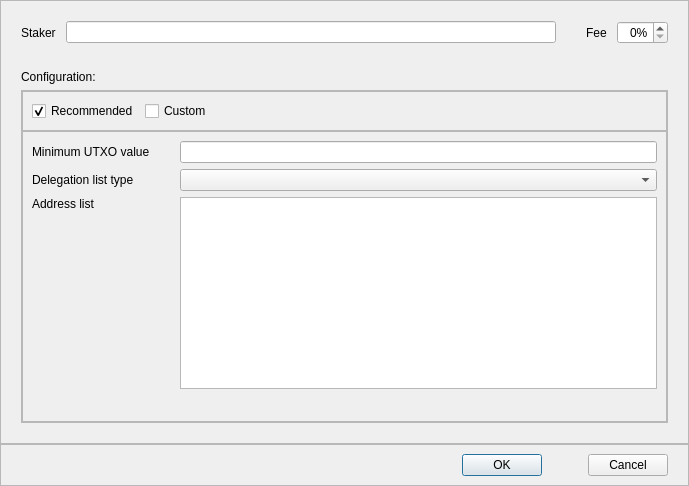
<?xml version="1.0" encoding="UTF-8"?>
<ui version="4.0">
 <class>SuperStakerConfigDialog</class>
 <widget class="QDialog" name="SuperStakerConfigDialog">
  <property name="geometry">
   <rect>
    <x>0</x>
    <y>0</y>
    <width>689</width>
    <height>486</height>
   </rect>
  </property>
  <property name="windowTitle">
   <string>Super staker options</string>
  </property>
  <layout class="QVBoxLayout" name="verticalLayout_3">
   <property name="spacing">
    <number>0</number>
   </property>
   <property name="leftMargin">
    <number>0</number>
   </property>
   <property name="topMargin">
    <number>0</number>
   </property>
   <property name="rightMargin">
    <number>0</number>
   </property>
   <property name="bottomMargin">
    <number>0</number>
   </property>
   <item>
    <widget class="QFrame" name="frameSuperStakeConfig">
     <property name="frameShape">
      <enum>QFrame::StyledPanel</enum>
     </property>
     <property name="frameShadow">
      <enum>QFrame::Raised</enum>
     </property>
     <layout class="QVBoxLayout" name="verticalLayout_2">
      <property name="leftMargin">
       <number>20</number>
      </property>
      <property name="topMargin">
       <number>20</number>
      </property>
      <property name="rightMargin">
       <number>20</number>
      </property>
      <property name="bottomMargin">
       <number>20</number>
      </property>
      <item>
       <layout class="QHBoxLayout" name="horizontalLayout_2">
        <property name="spacing">
         <number>10</number>
        </property>
        <item>
         <widget class="QLabel" name="labelStaker">
          <property name="text">
           <string>Staker</string>
          </property>
         </widget>
        </item>
        <item>
         <widget class="QLineEdit" name="txtStaker">
          <property name="readOnly">
           <bool>true</bool>
          </property>
         </widget>
        </item>
        <item>
         <spacer name="horizontalSpacer_4">
          <property name="orientation">
           <enum>Qt::Horizontal</enum>
          </property>
          <property name="sizeType">
           <enum>QSizePolicy::Fixed</enum>
          </property>
          <property name="sizeHint" stdset="0">
           <size>
            <width>20</width>
            <height>20</height>
           </size>
          </property>
         </spacer>
        </item>
        <item>
         <widget class="QLabel" name="labelFee">
          <property name="text">
           <string>Fee</string>
          </property>
         </widget>
        </item>
        <item>
         <widget class="QSpinBox" name="sbFee">
          <property name="sizePolicy">
           <sizepolicy hsizetype="Minimum" vsizetype="Fixed">
            <horstretch>0</horstretch>
            <verstretch>0</verstretch>
           </sizepolicy>
          </property>
          <property name="alignment">
           <set>Qt::AlignRight|Qt::AlignTrailing|Qt::AlignVCenter</set>
          </property>
          <property name="suffix">
           <string>%</string>
          </property>
         </widget>
        </item>
       </layout>
      </item>
      <item>
       <spacer name="verticalSpacer_2">
        <property name="orientation">
         <enum>Qt::Vertical</enum>
        </property>
        <property name="sizeType">
         <enum>QSizePolicy::Fixed</enum>
        </property>
        <property name="sizeHint" stdset="0">
         <size>
          <width>20</width>
          <height>20</height>
         </size>
        </property>
       </spacer>
      </item>
      <item>
       <widget class="QLabel" name="labelConfiguration">
        <property name="text">
         <string>Configuration:</string>
        </property>
       </widget>
      </item>
      <item>
       <widget class="QFrame" name="frameConfig">
        <property name="frameShape">
         <enum>QFrame::StyledPanel</enum>
        </property>
        <property name="frameShadow">
         <enum>QFrame::Raised</enum>
        </property>
        <layout class="QVBoxLayout" name="verticalLayout">
         <property name="spacing">
          <number>0</number>
         </property>
         <property name="leftMargin">
          <number>0</number>
         </property>
         <property name="topMargin">
          <number>0</number>
         </property>
         <property name="rightMargin">
          <number>0</number>
         </property>
         <property name="bottomMargin">
          <number>0</number>
         </property>
         <item>
          <widget class="QFrame" name="frameStakerConfigTitle">
           <property name="frameShape">
            <enum>QFrame::StyledPanel</enum>
           </property>
           <property name="frameShadow">
            <enum>QFrame::Raised</enum>
           </property>
           <layout class="QHBoxLayout" name="horizontalLayout_3">
            <item>
             <widget class="QCheckBox" name="cbRecommended">
              <property name="text">
               <string>Recommended</string>
              </property>
              <property name="checked">
               <bool>true</bool>
              </property>
              <property name="autoExclusive">
               <bool>true</bool>
              </property>
             </widget>
            </item>
            <item>
             <widget class="QCheckBox" name="cbCustom">
              <property name="text">
               <string>Custom</string>
              </property>
              <property name="autoExclusive">
               <bool>true</bool>
              </property>
             </widget>
            </item>
            <item>
             <spacer name="horizontalSpacer_2">
              <property name="orientation">
               <enum>Qt::Horizontal</enum>
              </property>
              <property name="sizeHint" stdset="0">
               <size>
                <width>188</width>
                <height>20</height>
               </size>
              </property>
             </spacer>
            </item>
           </layout>
          </widget>
         </item>
         <item>
          <widget class="QFrame" name="frameStakerConfig">
           <property name="sizePolicy">
            <sizepolicy hsizetype="Preferred" vsizetype="Expanding">
             <horstretch>0</horstretch>
             <verstretch>0</verstretch>
            </sizepolicy>
           </property>
           <property name="frameShape">
            <enum>QFrame::StyledPanel</enum>
           </property>
           <property name="frameShadow">
            <enum>QFrame::Raised</enum>
           </property>
           <layout class="QGridLayout" name="gridLayout">
            <property name="horizontalSpacing">
             <number>30</number>
            </property>
            <item row="0" column="0">
             <widget class="QLabel" name="labelMinUtxo">
              <property name="text">
               <string>Minimum UTXO value</string>
              </property>
             </widget>
            </item>
            <item row="1" column="0">
             <widget class="QLabel" name="labelListType">
              <property name="text">
               <string>Delegation list type</string>
              </property>
             </widget>
            </item>
            <item row="1" column="1">
             <widget class="QComboBox" name="cbListType">
              <property name="sizePolicy">
               <sizepolicy hsizetype="Expanding" vsizetype="Fixed">
                <horstretch>0</horstretch>
                <verstretch>0</verstretch>
               </sizepolicy>
              </property>
             </widget>
            </item>
            <item row="2" column="0" alignment="Qt::AlignTop">
             <widget class="QLabel" name="labelAddressList">
              <property name="text">
               <string>Address list</string>
              </property>
             </widget>
            </item>
            <item row="2" column="1">
             <widget class="QValidatedTextEdit" name="textAddressList"/>
            </item>
            <item row="3" column="0">
             <spacer name="verticalSpacer">
              <property name="orientation">
               <enum>Qt::Vertical</enum>
              </property>
              <property name="sizeHint" stdset="0">
               <size>
                <width>20</width>
                <height>0</height>
               </size>
              </property>
             </spacer>
            </item>
            <item row="0" column="1">
             <widget class="BitcoinAmountField" name="leMinUtxo"/>
            </item>
           </layout>
          </widget>
         </item>
        </layout>
       </widget>
      </item>
     </layout>
    </widget>
   </item>
   <item>
    <widget class="QFrame" name="buttonsContainerWhite">
     <property name="frameShape">
      <enum>QFrame::StyledPanel</enum>
     </property>
     <property name="frameShadow">
      <enum>QFrame::Raised</enum>
     </property>
     <layout class="QHBoxLayout" name="horizontalLayout">
      <property name="leftMargin">
       <number>20</number>
      </property>
      <property name="rightMargin">
       <number>20</number>
      </property>
      <item>
       <spacer name="horizontalSpacer">
        <property name="orientation">
         <enum>Qt::Horizontal</enum>
        </property>
        <property name="sizeHint" stdset="0">
         <size>
          <width>206</width>
          <height>20</height>
         </size>
        </property>
       </spacer>
      </item>
      <item>
       <widget class="QPushButton" name="buttonOk">
        <property name="text">
         <string>OK</string>
        </property>
       </widget>
      </item>
      <item>
       <spacer name="horizontalSpacer_3">
        <property name="orientation">
         <enum>Qt::Horizontal</enum>
        </property>
        <property name="sizeType">
         <enum>QSizePolicy::Fixed</enum>
        </property>
        <property name="sizeHint" stdset="0">
         <size>
          <width>40</width>
          <height>20</height>
         </size>
        </property>
       </spacer>
      </item>
      <item>
       <widget class="QPushButton" name="buttonCancel">
        <property name="text">
         <string>Cancel</string>
        </property>
       </widget>
      </item>
     </layout>
    </widget>
   </item>
  </layout>
 </widget>
 <customwidgets>
  <customwidget>
   <class>BitcoinAmountField</class>
   <extends>QLineEdit</extends>
   <header>qt/bitcoinamountfield.h</header>
   <container>1</container>
  </customwidget>
  <customwidget>
   <class>QValidatedTextEdit</class>
   <extends>QTextEdit</extends>
   <header>qt/qvalidatedtextedit.h</header>
  </customwidget>
 </customwidgets>
 <resources/>
 <connections/>
</ui>
